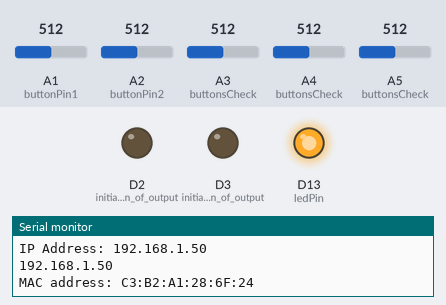
Recording of a sketch running on a simulated Arduino MKR. Shown: output pins drawn as LEDs (lit = HIGH), the last lines printed to the serial monitor. Dashed ring = blinking. The test bench sets the inputs (shaded band); at power-on: A1 (buttonPin1) = 512, A2 (buttonPin2) = 512, A3 (buttonsCheck) = 512, A4 (buttonsCheck) = 512, A5 (buttonsCheck) = 512. WiFi joins after 1.5 s; servers stay silent unless stated; uploads are accepted with an empty reply; not simulated (calls return 0 or success): arduino_secrets.h.

Above: at 15.7 s.
15.8 s: A1 (buttonPin1) set to 11
17.3 s: A1 (buttonPin1) set to 8
At 17.9 s:
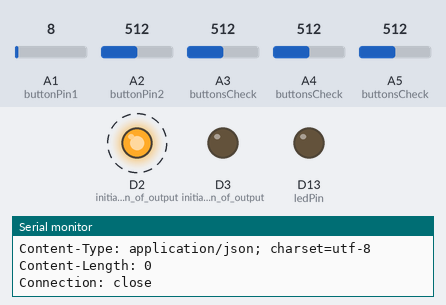
20.3 s: A1 (buttonPin1) set to 26
At 21.1 s:
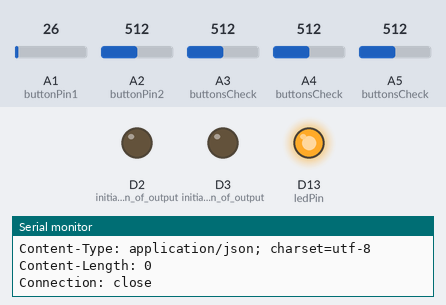
21.8 s: A2 (buttonPin2) set to 11
23.3 s: A2 (buttonPin2) set to 8
At 23.9 s:
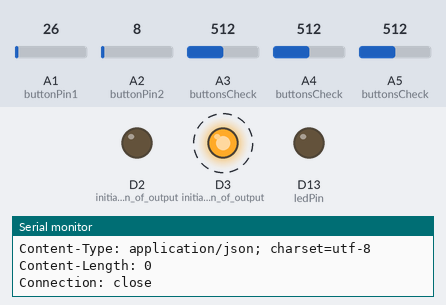
26.3 s: A2 (buttonPin2) set to 26
At 26.9 s:
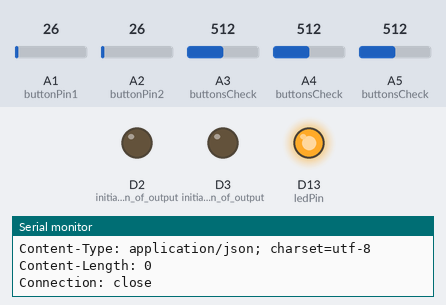
Timing chart, 0 to 28.8 s (numbered marks = the images above; inputs shaded):
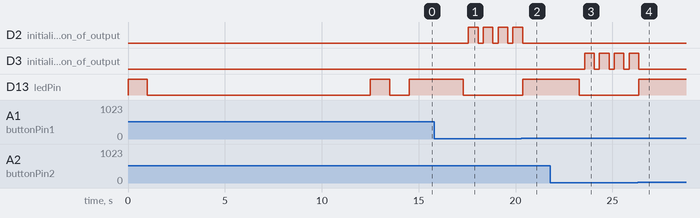

Measured:
- the behaviour switches between 10 and 9 on A1 (buttonPin1) (found by bisection; images 0 and 1)
- the behaviour switches between 10 and 9 on A2 (buttonPin2) (found by bisection; images 2 and 3)
- after the input at 15.8 s, every drawn part: stays the same
- after the input at 17.3 s, D2 (initialization_of_output): alternates HIGH for 0.50 s and LOW for 0.27 s, starting after 0.27 s; D13 (ledPin): HIGH → LOW at once
- after the input at 20.3 s, D2 (initialization_of_output): goes on until 20.4 s, then stays LOW; D13 (ledPin): LOW → HIGH after 0.06 s
- after the input at 21.8 s, every drawn part: stays the same
- after the input at 23.3 s, D3 (initialization_of_output): alternates HIGH for 0.50 s and LOW for 0.27 s, starting after 0.27 s; D13 (ledPin): HIGH → LOW at once
- after the input at 26.3 s, D3 (initialization_of_output): goes on until 26.4 s, then stays LOW; D13 (ledPin): LOW → HIGH after 0.06 s

The sketch:

archive1.ino
```cpp
/*
 This example connects to an unencrypted WiFi network.
 Then it prints the MAC address of the WiFi module,
 the IP address obtained, and other network details.

 created 13 July 2010
 by dlf (Metodo2 srl)
 modified 31 May 2012
 by Tom Igoe
 */
#include <SPI.h>
#include <WiFiNINA.h>

#include "arduino_secrets.h"
///////please enter your sensitive data in the Secret tab/arduino_secrets.h
char ssid[] = SECRET_SSID;        // your network SSID (name)
char pass[] = SECRET_PASS;    // your network password (use for WPA, or use as key for WEP)
int status = WL_IDLE_STATUS;     // the WiFi radio's status


int buttonState = LOW; // current state of the button
int lastButtonState = LOW; // previous state of the button
unsigned long lastDebounceTime = 0; // last time the button was pressed


const int ledPin = 13;    // the number of the LED pin
// buttons
const int buttonPin1 = A1;  // the number of the pushbutton pin
const int buttonPin2 = A2;  // the number of the pushbutton pin
// const int buttonPin3 = A3;  // the number of the pushbutton pin
// #define int buttonPin4 = A4;  // the number of the pushbutton pin
// #define int buttonPin5 = A5;  // the number of the pushbutton pin
// variables will change:
int buttonState1 = 0;  // variable for reading the pushbutton status
int buttonState2 = 0;  // variable for reading the pushbutton status
int buttonState3 = 0;  // variable for reading the pushbutton status
int buttonState4 = 0;  // variable for reading the pushbutton status
int buttonState5 = 0;  // variable for reading the pushbutton status

// connect to the server:
WiFiClient client;

void setup() {
  // initialize the LED pin as an output:
  pinMode(ledPin, OUTPUT);
  // initialize the pushbutton pin as an input:
  pinMode(buttonPin1, INPUT);
  pinMode(buttonPin2, INPUT);
  pinMode(A3, INPUT);
  pinMode(A4, INPUT);
  pinMode(A5, INPUT);
  pinMode(2, OUTPUT); // initialization of output 2 as "Output"
  pinMode(3, OUTPUT); // initialization of output 3 as "Output"
  //Initialize serial and wait for port to open:
  Serial.begin(9600);

  while (!Serial) {
    ; // wait for serial port to connect. Needed for native USB port only
  }

  // check for the WiFi module:
  if (WiFi.status() == WL_NO_MODULE) {
    Serial.println("Communication with WiFi module failed!");
    // don't continue
    while (true);
  }

  String fv = WiFi.firmwareVersion();
  if (fv < WIFI_FIRMWARE_LATEST_VERSION) {
    Serial.println("Please upgrade the firmware");
  }
digitalWrite(ledPin, HIGH);
delay(1000);
digitalWrite(ledPin, LOW);
  // attempt to connect to WiFi network:
  while (status != WL_CONNECTED) {
    Serial.print("Attempting to connect to WPA SSID: ");
    Serial.println(ssid);
    // Connect to WPA/WPA2 network:
    status = WiFi.begin(ssid, pass);

    // wait 10 seconds for connection:
    delay(10000);
  }
digitalWrite(ledPin, HIGH);
delay(1000);
digitalWrite(ledPin, LOW);
delay(1000);

  // you're connected now, so print out the data:
  Serial.print("You're connected to the network");
  printCurrentNet();
  printWifiData();


}

void loop() {
  // check the network connection once every 10 seconds:
  // printCurrentNet();
  // printWifiData();

  buttonsCheck();
}

void buttonsCheck() {

// read the state of the pushbutton value:
  buttonState1 = analogRead(buttonPin1);
  buttonState2 = analogRead(buttonPin2);
  buttonState3 = analogRead(A3);
  buttonState4 = analogRead(A4);
  buttonState5 = analogRead(A5);

  // check if the pushbutton is pressed. If it is, the buttonState is HIGH:
  if (buttonState1 < 10) {
    // button clicked:
    digitalWrite(ledPin, LOW);
    Serial.println("1");
    sendDataOverHttp("/api?selectedIndex=0");
    digitalWrite(2, HIGH); // LED on the output 2
    delay(500); // pause in program execution by half a second
    digitalWrite(2, LOW); // LED off on output 2
  } else if (buttonState2 < 10) {
    // button clicked:
    digitalWrite(ledPin, LOW);
    Serial.println("2");
    sendDataOverHttp("/api?selectedIndex=1");
    digitalWrite(3, HIGH); // LED on the output 3
    delay(500); // pause in program execution by half a second
    digitalWrite(3, LOW); // LED off on output 3
  } else if (buttonState3 < 10) {
    // button clicked:
    digitalWrite(ledPin, LOW);
    Serial.println("3");
    sendDataOverHttp("/api?customParam=1");
    delay(500);
  } else if (buttonState4 < 10) {
    // button clicked:
    digitalWrite(ledPin, LOW);
    Serial.println("4");
    sendDataOverHttp("/api?customParam=2");
    delay(500);
  } else if (buttonState5 < 10) {
    // button clicked:
    digitalWrite(ledPin, LOW);
    Serial.println("4");
    sendDataOverHttp("/api?customParam=3");
    delay(500);
  }  else {
    // turn LED On:
    digitalWrite(ledPin, HIGH);
  }
}

void sendDataOverHttp(String param) {

  if (!client.connect("192.168.0.102", 8000)) {
    Serial.println("Connection failed");
    return;
  }
  String part1 = "GET " + param;
  String getRequestString = part1 + " HTTP/1.1\r\n";
  // send the GET request:
  client.print(getRequestString);
  client.print("Host: 192.168.0.102\r\n");
  client.print("Connection: close\r\n\r\n");

  // wait for the response:
  while (!client.available()) {
    delay(1);
  }

  // read the response and print it to the serial monitor:
  while (client.available()) {
    Serial.write(client.read());
  }
}

void printWifiData() {
  // print your board's IP address:
  IPAddress ip = WiFi.localIP();
  Serial.print("IP Address: ");
  Serial.println(ip);
  Serial.println(ip);

  // print your MAC address:
  byte mac[6];
  WiFi.macAddress(mac);
  Serial.print("MAC address: ");
  printMacAddress(mac);
}

void printCurrentNet() {
  // print the SSID of the network you're attached to:
  Serial.print("SSID: ");
  Serial.println(WiFi.SSID());

  // print the MAC address of the router you're attached to:
  byte bssid[6];
  WiFi.BSSID(bssid);
  Serial.print("BSSID: ");
  printMacAddress(bssid);

  // print the received signal strength:
  long rssi = WiFi.RSSI();
  Serial.print("signal strength (RSSI):");
  Serial.println(rssi);

  // print the encryption type:
  byte encryption = WiFi.encryptionType();
  Serial.print("Encryption Type:");
  Serial.println(encryption, HEX);
  Serial.println();
}

void printMacAddress(byte mac[]) {
  for (int i = 5; i >= 0; i--) {
    if (mac[i] < 16) {
      Serial.print("0");
    }
    Serial.print(mac[i], HEX);
    if (i > 0) {
      Serial.print(":");
    }
  }
  Serial.println();
}
```

buttonsOnClick.ino
```cpp

```
